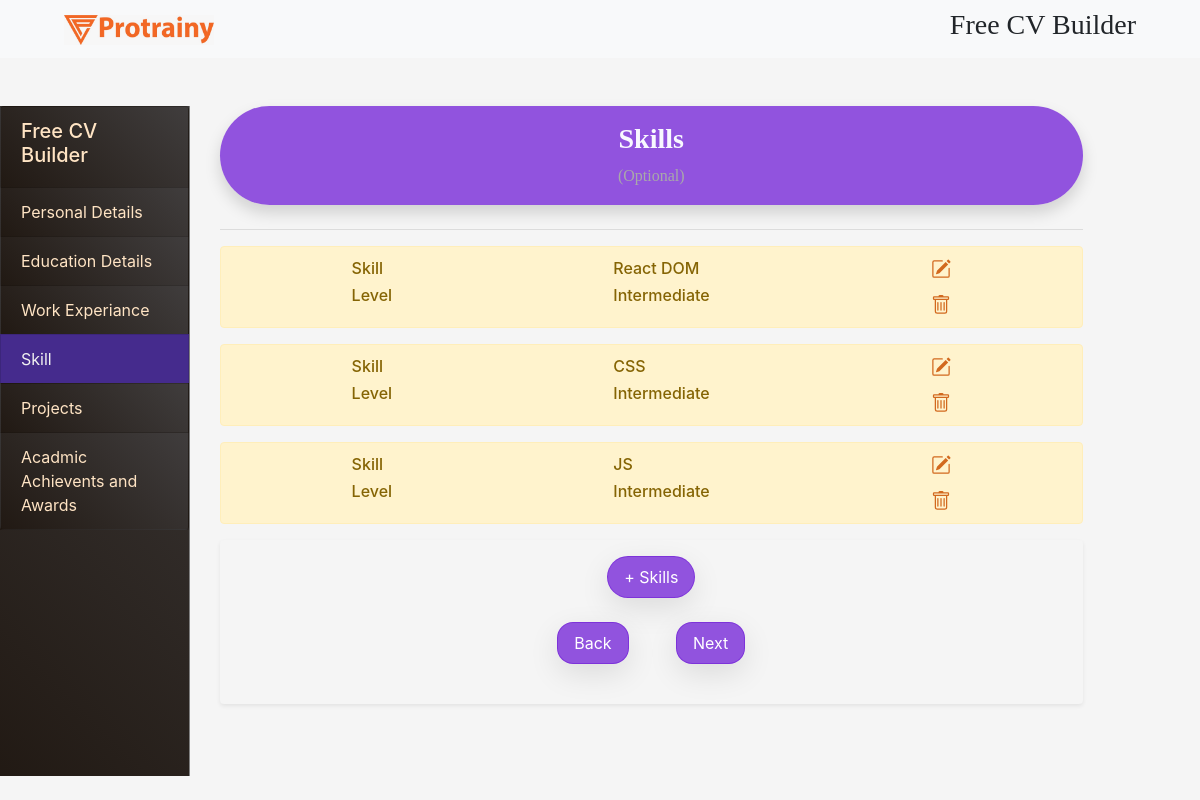
The page /skills on the database as committed earlier.
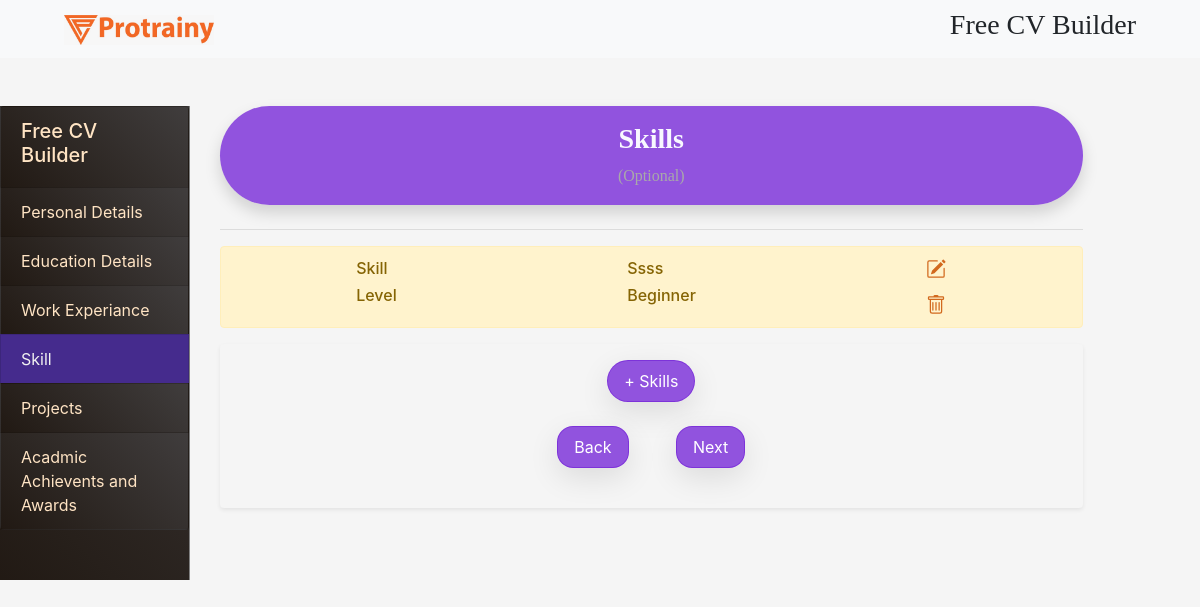
The same page on the database as committed later.
### resume_maker/models.py (models this page shows, shortened)
class SkillSet(models.Model):
    levels = [
        ('Beginner','Beginner'),
        ('Intermediate','Intermediate'),
        ('Advanced','Advanced')
    ]
    person = models.ForeignKey(Person,on_delete=models.CASCADE)
    skill = models.CharField(max_length=25)
    experience = models.CharField(choices = levels,max_length = 25)

### resume_maker/views.py (the view)
# urls.py: path('skills',views.skill),
def skill(request,id = None):
    show = True
    person = Person.objects.last()
    skills = SkillSet.objects.filter(person = person)
    if request.method == "POST":
        next = True
        form = SkillsForm(request.POST)
        if form.is_valid():
            cd = form.cleaned_data
            skill = cd.get('skill')
            exp = cd.get('experience')
            show = True
            data = SkillSet(skill = skill,experience = exp,person = person)
            temp = SkillSet.objects.filter(skill = skill,experience = exp,person = person)
            if temp.exists():
                temp.update(skill = skill,experience = exp,person = person)
            else:
                data.save()
            form = SkillsForm()
            return render(request,"skillset.html",{'next':next,"skill":form,"data":skills,"show":show})
    else:
        form = SkillsForm()
        next = False
    return render(request,"skillset.html", { 'next':next,"skill": form,"show":show,"data":skills})

### templates/skillset.html (shortened to what the changed rows need)
{% extends "getinput.html" %}
{% load crispy_forms_tags %}
{% block content %}
    <main class="row">
        <section class="col-md-9 my-4 col-sm-12">
            <div class="container">
                {% with count=1 %}
                    {% for i in data %}
                        <div id="del{{ forloop.counter }}">
                            <div class="alert alert-warning" role="alert">
                                <div class="d-flex justify-content-around flex-wrap ">
                                    <div class="d-flex flex-column flex-wrap ">
                                        <h6 class="text-capitalize">Skill</h6>
                                        <h6 class="text-capitalize">Level</h6>
                                    </div>
                                    <div class="d-flex flex-column  flex-wrap ">
                                        <h6 class="text-capitalize">{{ i.skill }}</h6>
                                        <h6 class="text-capitalize">{{ i.experience }}</h6>
                                    </div>
                                    <div class="d-flex flex-column flex-wrap " style="max-width: 200px">
                                        <svg data-toggle="modal" data-target="#exampleModalCenter{{ forloop.counter }}"
                                             xmlns="http://www.w3.org/2000/svg" width="20" height="20"
                                             fill="currentColor"
                                             class="bi bi-pencil-square " viewBox="0 0 16 16">
                                            <path d="M15.502 1.94a.5.5 0 0 1 0 .706L14.459 3.69l-2-2L13.502.646a.5.5 0 0 1 .707 0l1.293 1.293zm-1.75 2.456l-2-2L4.939 9.21a.5.5 0 0 0-.121.196l-.805 2.414a.25.25 0 0 0 .316.316l2.414-.805a.5.5 0 0 0 .196-.12l6.813-6.814z"/>
                                            <path fill-rule="evenodd"
                                                  d="M1 13.5A1.5 1.5 0 0 0 2.5 15h11a1.5 1.5 0 0 0 1.5-1.5v-6a.5.5 0 0 0-1 0v6a.5.5 0 0 1-.5.5h-11a.5.5 0 0 1-.5-.5v-11a.5.5 0 0 1 .5-.5H9a.5.5 0 0 0 0-1H2.5A1.5 1.5 0 0 0 1 2.5v11z"/>
                                        </svg>
                                        <a href="/skills/{{ i.id }}">
                                        </a>
                                    </div>
                                </div>
                            </div>
                        </div>
                    {% endfor %}
                {% endwith %}
            </div>
        </section>
    </main>
{% endblock %}

Rows that differ between the two databases and show on the page:
no longer on this page (row unchanged): SkillSet: skill "React DOM", experience "Intermediate"
no longer on this page (row unchanged): SkillSet: skill "CSS", experience "Intermediate"
no longer on this page (row unchanged): SkillSet: skill "JS", experience "Intermediate"
added SkillSet: skill "Ssss", experience "Beginner"
